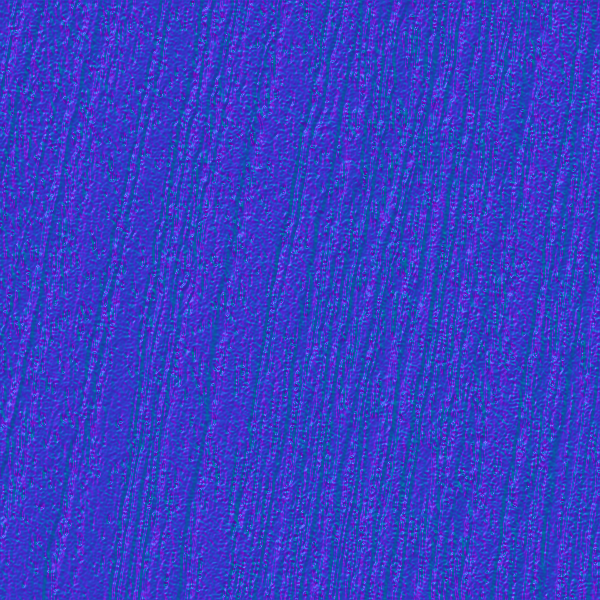
#> input picture webpage/script/python/renga_normal.png, 600 x 600 px
$ python -i normalMap.py   (imports and definitions only)   (older library calls are emulated)
#> lines starting #> are read from the running program, lines starting #| are printed output that depends on the picture
#> further down, picture is the input picture: shape (600, 600, 3); mean B, G, R 197.2, 61.4, 55.3
#!/usr/bin/env python

import cv2
import numpy as np
import math
import sys
import urllib.request
import io
import scipy
import os
from sklearn.preprocessing import normalize

def create_normal_map(img):
    # make sure image is grayscale to create normal map
    blur_img = cv2.GaussianBlur(img,(3,3),0)

    grayscale_img = cv2.cvtColor(blur_img, cv2.COLOR_BGR2GRAY)
    cv2.imwrite(os.getcwd()+'/img/_displacement.png', grayscale_img)
    grayscale_img = cv2.bitwise_not(grayscale_img)
    normal_map = np.zeros(img.shape)

    # find gradients in x directions and y directions
    sobelx = cv2.Sobel(grayscale_img,cv2.CV_64F,1,0,ksize=-1) #TODO: find best kernel size for texturing
    sobely = cv2.Sobel(grayscale_img,cv2.CV_64F,0,1,ksize=-1)
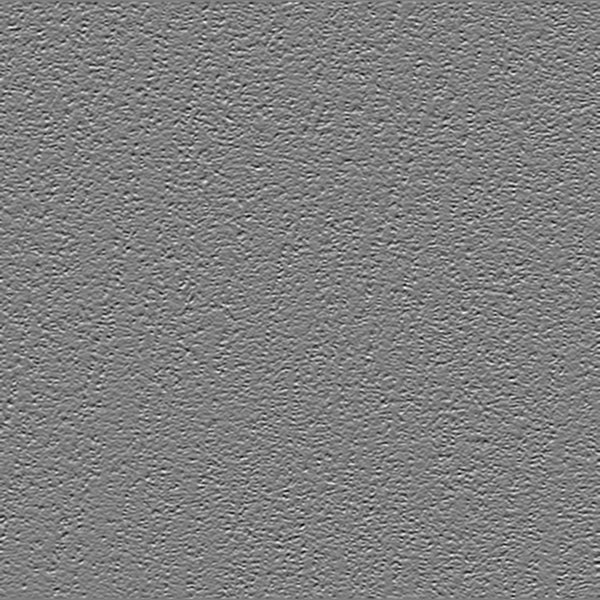
#> sobely: shape (600, 600) float64; min -679, max 680, mean -0.1; drawn with min black and max white
    sobelx = np.absolute(((sobelx*2.0) / 255.0) - 1.0)
    sobely = np.absolute(((sobely*2.0) / 255.0) - 1.0)

    ones = np.ones(sobelx.shape)
    zeros = np.zeros(sobelx.shape)
    gx = np.stack([ones, zeros, sobelx], axis=2)
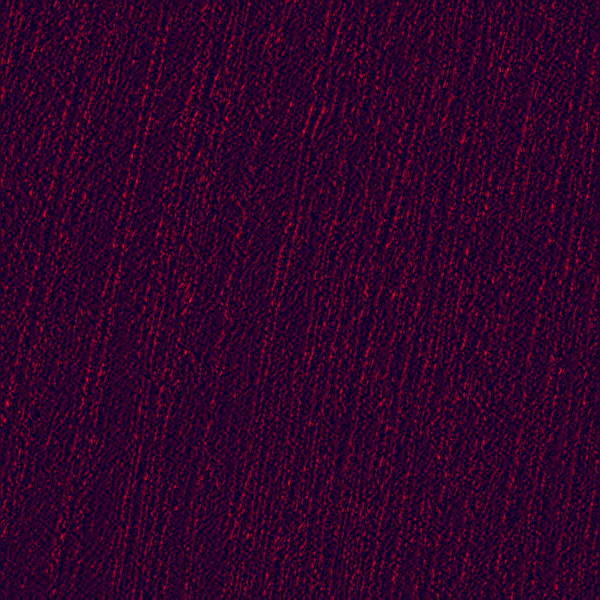
#> gx: shape (600, 600, 3) float64; mean of channels 0, 1, 2 1, 0, 1.16; drawn with min black and max white
    gy = np.stack([zeros, ones, sobely], axis=2)
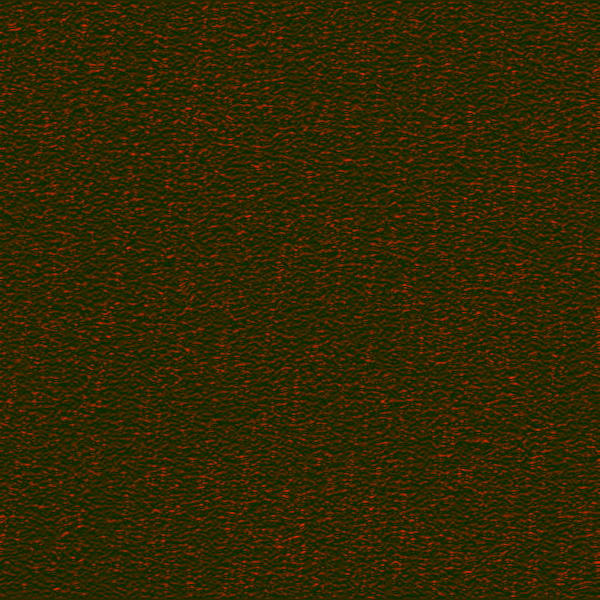
#> gy: shape (600, 600, 3) float64; mean of channels 0, 1, 2 0, 1, 1.24; drawn with min black and max white

    n = np.cross(gx,gy)
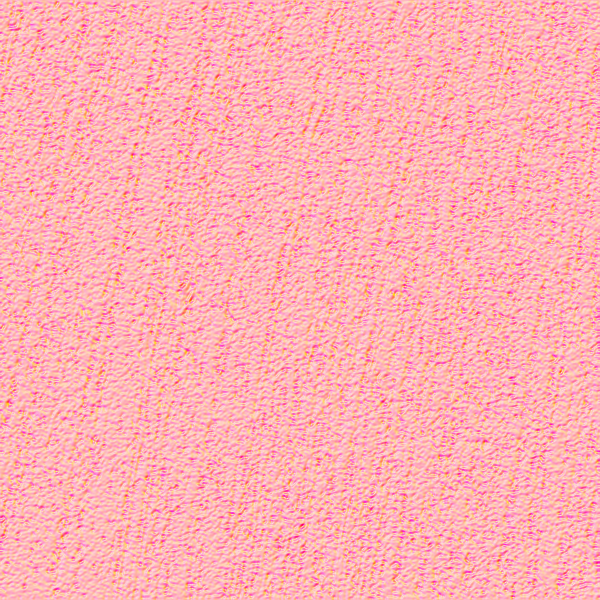
#> n: shape (600, 600, 3) float64; mean of channels 0, 1, 2 -1.16, -1.24, 1; drawn with min black and max white

    normals = np.empty_like(n)

    norm = np.linalg.norm(n, axis=2)
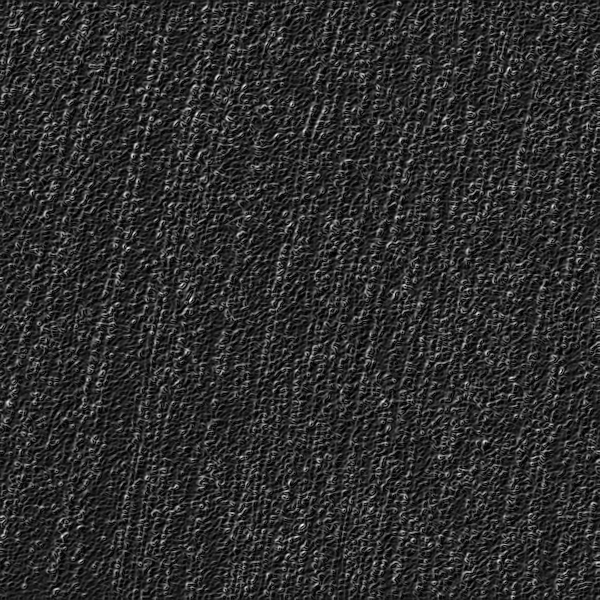
#> norm: shape (600, 600) float64; min 1, max 7.34, mean 2.14; drawn with min black and max white
    normals = np.divide(n,norm[:,:,np.newaxis])
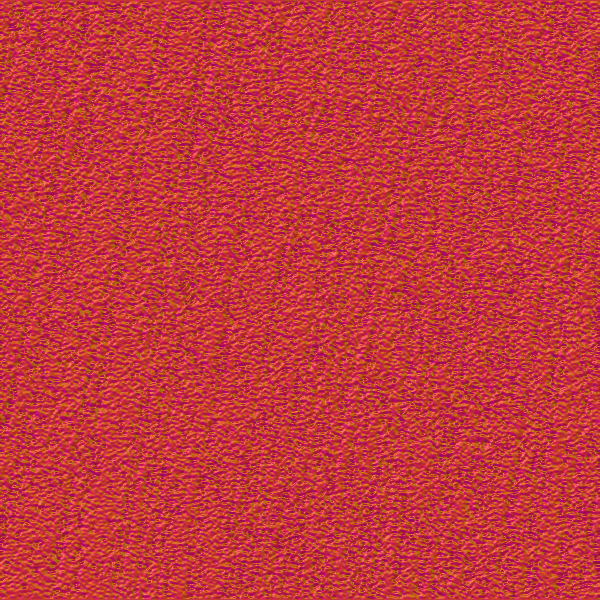
#> normals: shape (600, 600, 3) float64; mean of channels 0, 1, 2 -0.518, -0.541, 0.527; drawn with min black and max white
    normals = ((normals + 1.0) / 2.0) * 255
    #print(normals)

    normal_map = np.empty_like(normals)
    normal_map[:,:,0] = normals[:,:,2]
    normal_map[:,:,1] = normals[:,:,1]
    normal_map[:,:,2] = normals[:,:,0]
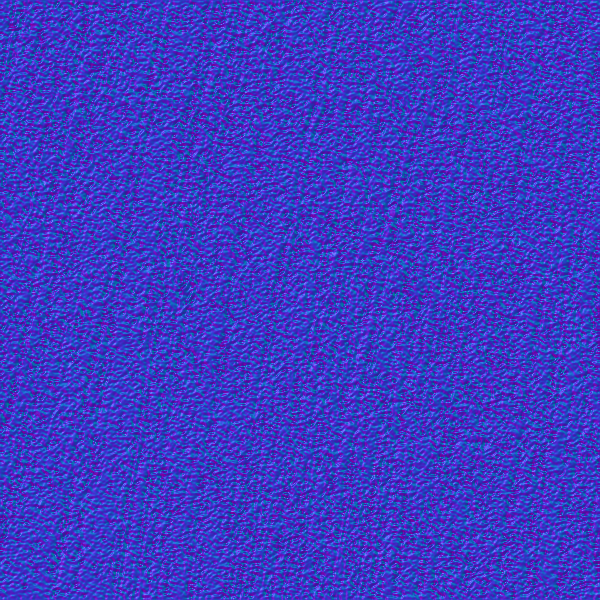
#> normal_map: shape (600, 600, 3) float64; mean of channels 0, 1, 2 194.7, 58.5, 61.4; drawn as B, G, R

    cv2.imwrite(os.getcwd()+'/img/_normal.png', normal_map)


# [7 lines not run here, left out]

>>> import cv2
>>> picture = cv2.imread('renga_normal.png')
>>> result = create_normal_map(picture)
